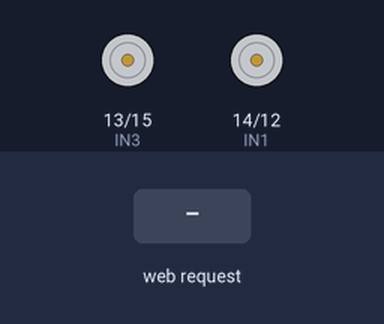
A sketch run on a simulated ESP8266 (NodeMCU). Parts: motor-driver pin pairs drawn as motors (green arrow = first pin HIGH = forward, orange = second pin HIGH = backward, longer = more drive). The inputs (shaded band) are chosen by the test bench. WiFi joins after 1.5 s; servers stay silent unless stated; what the sketch prints to the serial monitor is not drawn.

Above: at 3.2 s.
3.3 s: HTTP request GET /forward received
At 4.5 s:
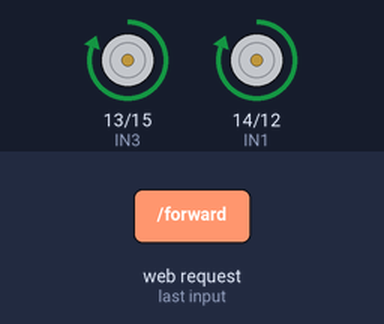
4.8 s: HTTP request GET /backward received
At 5.7 s:
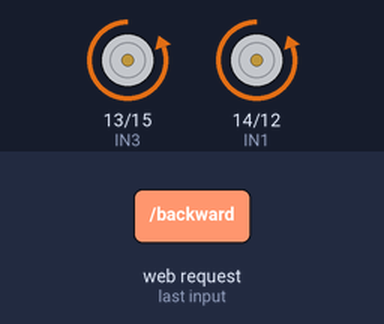
6.3 s: HTTP request GET /left received
At 6.8 s:
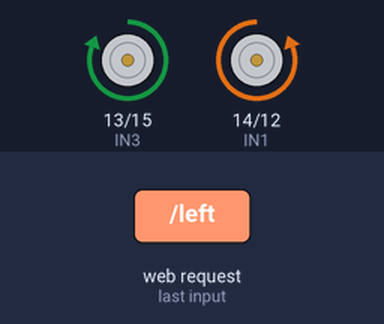
7.8 s: HTTP request GET /right received
At 9.0 s:
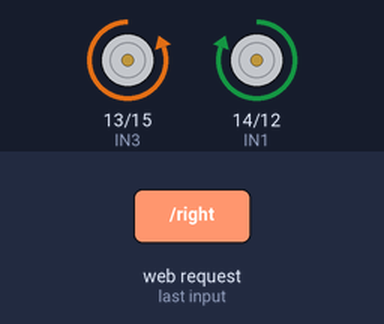
9.3 s: HTTP request GET /stop received
At 10.3 s:
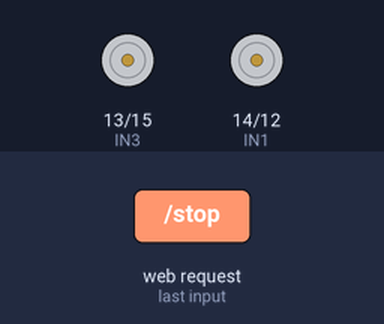
Timing chart, 0 to 11.8 s (numbered marks = the images above; inputs shaded):
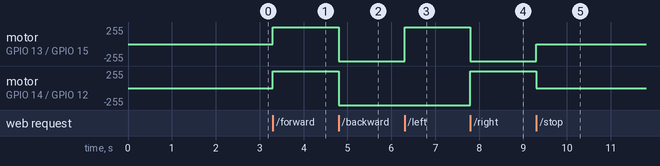

Measured:
- after the input at 3.3 s, motor on GPIO 13 (IN3) / GPIO 15 (IN4), motor on GPIO 14 (IN1) / GPIO 12 (IN2): stopped → forward 255/255 at once
- after the input at 4.8 s, motor on GPIO 13 (IN3) / GPIO 15 (IN4), motor on GPIO 14 (IN1) / GPIO 12 (IN2): forward 255/255 → backward 255/255 at once
- after the input at 6.3 s, motor on GPIO 13 (IN3) / GPIO 15 (IN4): backward 255/255 → forward 255/255 at once
- after the input at 7.8 s, motor on GPIO 13 (IN3) / GPIO 15 (IN4): forward 255/255 → backward 255/255 at once; motor on GPIO 14 (IN1) / GPIO 12 (IN2): backward 255/255 → forward 255/255 at once
- after the input at 9.3 s, motor on GPIO 13 (IN3) / GPIO 15 (IN4): backward 255/255 → stopped at once; motor on GPIO 14 (IN1) / GPIO 12 (IN2): forward 255/255 → stopped at once

The sketch:

1475369.ino
```cpp
#include <ESP8266WiFi.h>
#include <ESP8266WebServer.h>

const char* ssid = "YourWiFiSSID";
const char* password = "YourWiFiPassword";

ESP8266WebServer server(80);

// Motor Driver Pins
#define IN1 14  // D5
#define IN2 12  // D6
#define IN3 13  // D7
#define IN4 15  // D8

void setup() {
  Serial.begin(115200);
  WiFi.begin(ssid, password);

  while (WiFi.status() != WL_CONNECTED) {
    delay(1000);
    Serial.println("Connecting...");
  }

  Serial.println("Connected to WiFi!");
  Serial.println(WiFi.localIP());

  pinMode(IN1, OUTPUT);
  pinMode(IN2, OUTPUT);
  pinMode(IN3, OUTPUT);
  pinMode(IN4, OUTPUT);

  server.on("/", handleRoot);
  server.on("/forward", moveForward);
  server.on("/backward", moveBackward);
  server.on("/left", turnLeft);
  server.on("/right", turnRight);
  server.on("/stop", stopCar);

  server.begin();
}

void loop() {
  server.handleClient();
}

// Webpage
void handleRoot() {
  String page = "<html><body>";
  page += "<h1>WiFi Car Control</h1>";
  page += "<a href='/forward'><button>Forward</button></a>";
  page += "<a href='/backward'><button>Backward</button></a>";
  page += "<a href='/left'><button>Left</button></a>";
  page += "<a href='/right'><button>Right</button></a>";
  page += "<a href='/stop'><button>Stop</button></a>";
  page += "</body></html>";
  server.send(200, "text/html", page);
}

// Movement Functions
void moveForward() {
  digitalWrite(IN1, HIGH);
  digitalWrite(IN2, LOW);
  digitalWrite(IN3, HIGH);
  digitalWrite(IN4, LOW);
  server.send(200, "text/plain", "Moving Forward");
}

void moveBackward() {
  digitalWrite(IN1, LOW);
  digitalWrite(IN2, HIGH);
  digitalWrite(IN3, LOW);
  digitalWrite(IN4, HIGH);
  server.send(200, "text/plain", "Moving Backward");
}

void turnLeft() {
  digitalWrite(IN1, LOW);
  digitalWrite(IN2, HIGH);
  digitalWrite(IN3, HIGH);
  digitalWrite(IN4, LOW);
  server.send(200, "text/plain", "Turning Left");
}

void turnRight() {
  digitalWrite(IN1, HIGH);
  digitalWrite(IN2, LOW);
  digitalWrite(IN3, LOW);
  digitalWrite(IN4, HIGH);
  server.send(200, "text/plain", "Turning Right");
}

void stopCar() {
  digitalWrite(IN1, LOW);
  digitalWrite(IN2, LOW);
  digitalWrite(IN3, LOW);
  digitalWrite(IN4, LOW);
  server.send(200, "text/plain", "Stopping");
}
```
